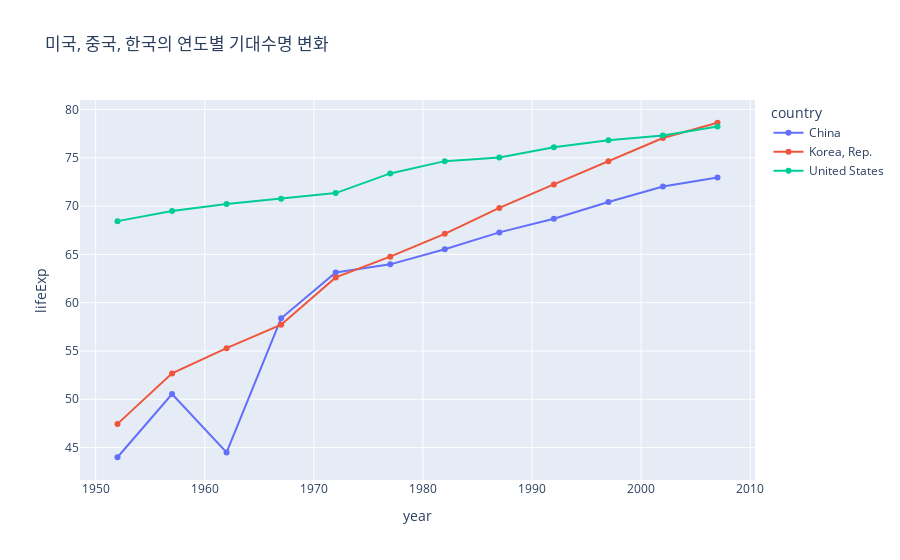

This figure's notebook cell:
### Code cell
px.line(countries_comp_df,
    x="year",
    y="lifeExp",
    color="country", # 국가별로 다른 색상의 선
    title="미국, 중국, 한국의 연도별 기대수명 변화",
    markers=True)

### Figure 1 — Plotly figure (JSON) as saved in the notebook; plotly's stock layout.template omitted (floating-point values rounded to 4 significant figures)
{"data": [{"hovertemplate": "country=China<br>year=%{x}<br>lifeExp=%{y}<extra></extra>", "legendgroup": "China", "line": {"color": "#636efa", "dash": "solid"}, "marker": {"symbol": "circle"}, "mode": "lines+markers", "name": "China", "orientation": "v", "showlegend": true, "type": "scatter", "x": [1952, 1957, 1962, 1967, 1972, 1977, 1982, 1987, 1992, 1997, 2002, 2007], "xaxis": "x", "y": [44.0, 50.55, 44.5, 58.38, 63.12, 63.97, 65.53, 67.27, 68.69, 70.43, 72.03, 72.96], "yaxis": "y"}, {"hovertemplate": "country=Korea, Rep.<br>year=%{x}<br>lifeExp=%{y}<extra></extra>", "legendgroup": "Korea, Rep.", "line": {"color": "#EF553B", "dash": "solid"}, "marker": {"symbol": "circle"}, "mode": "lines+markers", "name": "Korea, Rep.", "orientation": "v", "showlegend": true, "type": "scatter", "x": [1952, 1957, 1962, 1967, 1972, 1977, 1982, 1987, 1992, 1997, 2002, 2007], "xaxis": "x", "y": [47.45, 52.68, 55.29, 57.72, 62.61, 64.77, 67.12, 69.81, 72.24, 74.65, 77.05, 78.62], "yaxis": "y"}, {"hovertemplate": "country=United States<br>year=%{x}<br>lifeExp=%{y}<extra></extra>", "legendgroup": "United States", "line": {"color": "#00cc96", "dash": "solid"}, "marker": {"symbol": "circle"}, "mode": "lines+markers", "name": "United States", "orientation": "v", "showlegend": true, "type": "scatter", "x": [1952, 1957, 1962, 1967, 1972, 1977, 1982, 1987, 1992, 1997, 2002, 2007], "xaxis": "x", "y": [68.44, 69.49, 70.21, 70.76, 71.34, 73.38, 74.65, 75.02, 76.09, 76.81, 77.31, 78.24], "yaxis": "y"}], "layout": {"legend": {"title": {"text": "country"}, "tracegroupgap": 0}, "title": {"text": "미국, 중국, 한국의 연도별 기대수명 변화"}, "xaxis": {"anchor": "y", "domain": [0, 1], "title": {"text": "year"}}, "yaxis": {"anchor": "x", "domain": [0, 1], "title": {"text": "lifeExp"}}}}
